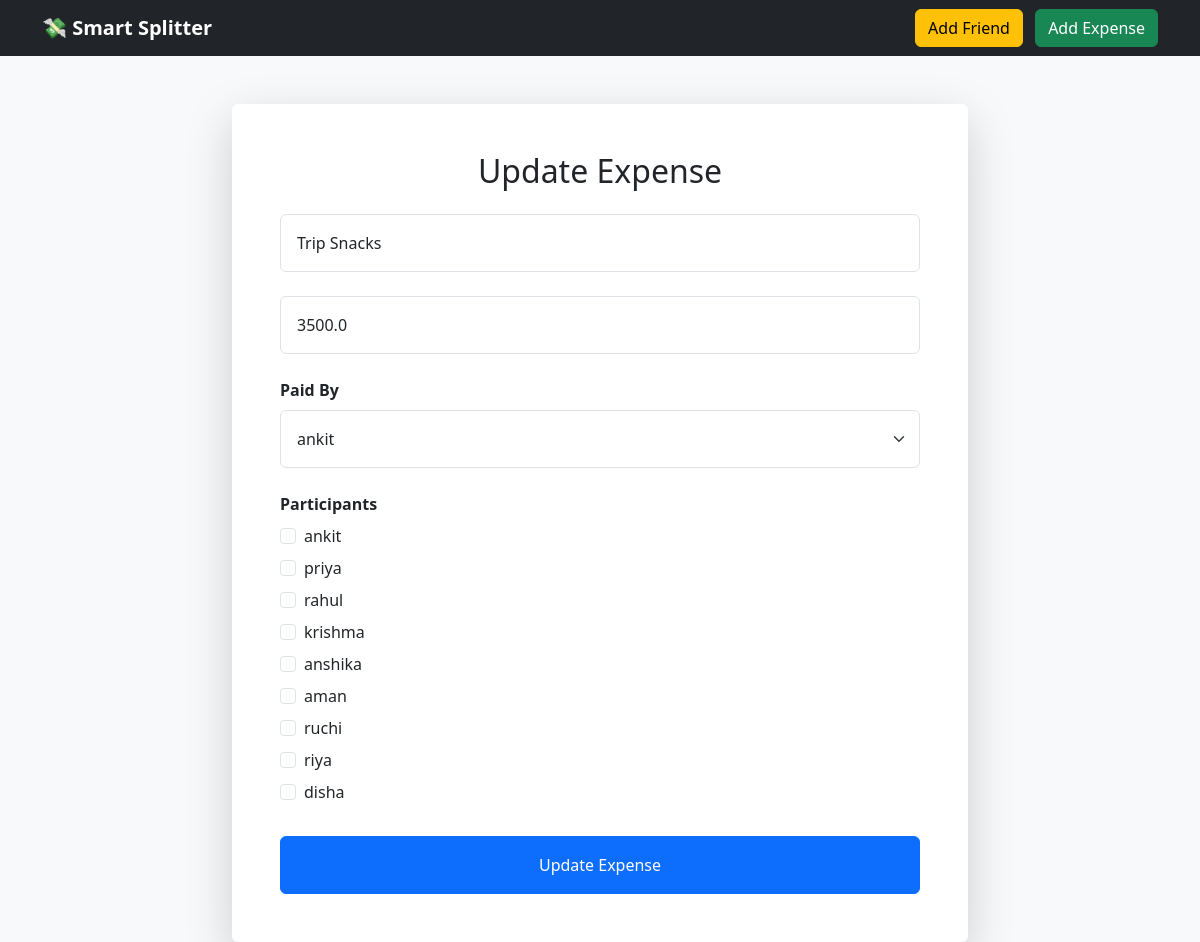
The page /update-expense/8/ on the database its author committed.
### app/models.py (models this page shows, shortened)
class Expense(models.Model):
    title = models.CharField(max_length=200)
    amount = models.FloatField()
    paid_by = models.ForeignKey(
        Friend,
        on_delete=models.CASCADE
    )
    participants = models.ManyToManyField(
        Friend,
        related_name='expenses'
    )
    created_at = models.DateTimeField(auto_now_add=True)

class Friend(models.Model):
    name = models.CharField(max_length=100)

### app/views.py (the view, shortened to what this page needs)
def update_expense(request, id):
    expense = Expense.objects.get(id=id)
    friends = Friend.objects.all()
    context = {
        'expense': expense,
        'friends': friends
    }
    return render(
        request,
        'app/update_expense.html',
        context
    )

### app/templates/app/update_expense.html (shortened to what this page needs)
{% extends 'app/base.html' %}
{% block content %}
<div class="row justify-content-center">
    <div class="col-md-8">
        <div class="card shadow-lg border-0">
            <div class="card-body p-5">
                <h2 class="text-center mb-4">
                    Update Expense
                </h2>
                <form method="POST">
                    <input type="text"
                           name="title"
                           value="{{ expense.title }}"
                           class="form-control p-3 mb-4">
                    <input type="number"
                           name="amount"
                           value="{{ expense.amount }}"
                           class="form-control p-3 mb-4">
                    <label class="fw-bold mb-2">
                        Paid By
                    </label>
                    <select name="paid_by"
                            class="form-select p-3 mb-4">
                        {% for friend in friends %}
                        <option value="{{ friend.id }}">
                            {{ friend.name }}
                        </option>
                        {% endfor %}
                    </select>
                    <label class="fw-bold mb-2">
                        Participants
                    </label>
                    {% for friend in friends %}
                    <div class="form-check mb-2">
                        <input type="checkbox"
                               name="participants"
                               value="{{ friend.id }}"
                               class="form-check-input">
                        <label class="form-check-label">
                            {{ friend.name }}
                        </label>
                    </div>
                    {% endfor %}
                    <button class="btn btn-primary w-100 mt-4 p-3">
                        Update Expense
                    </button>
                </form>
            </div>
        </div>
    </div>
</div>
{% endblock %}

### rows shown on the page
Expense: title "Trip Snacks", amount "3500.0"
Friend: name "ankit"
Friend: name "priya"
Friend: name "rahul"
Friend: name "krishma"
Friend: name "anshika"
Friend: name "aman"
Friend: name "ruchi"
Friend: name "riya"
Friend: name "disha"

### other values the page prints
form field paid_by "ankit"
